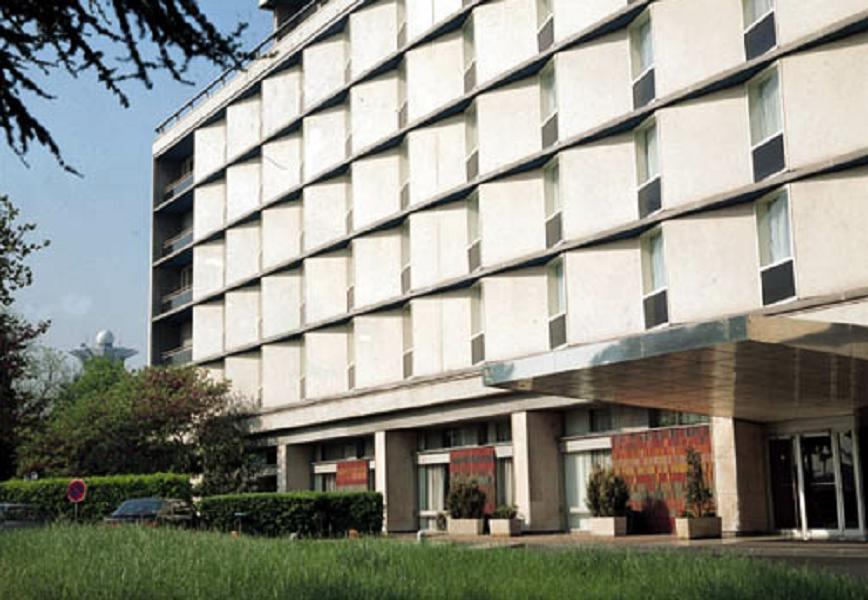
//> input picture data copy/building.jpg, 868 x 600 px
$ ./houghline   (built with g++ and OpenCV 4)
//> lines starting //> are read from the running program, lines starting //| are printed output that depends on the picture; after the words box and inside, x2 and y2 are one past the last pixel; in counts of white or black regions, pixels touching at a corner belong together
#include "opencv2/opencv.hpp"
#include <iostream>

using namespace cv;
using namespace std;

String folder = "/home/yeon/ros2/kdta_ros2_yoen/data/";

int main()
{
    Mat img = imread(folder + "building.jpg", IMREAD_GRAYSCALE);
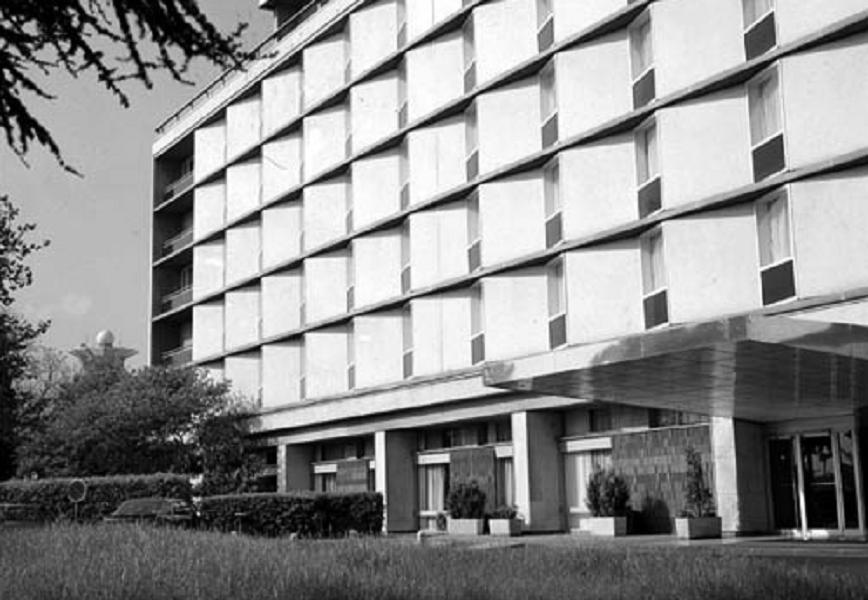
//> img: 600 rows x 868 cols, CV_8UC1; min 0, max 255, mean 142.3
    Mat dst1, dst2;

    Mat edge;
    Canny(img, edge, 50, 150);
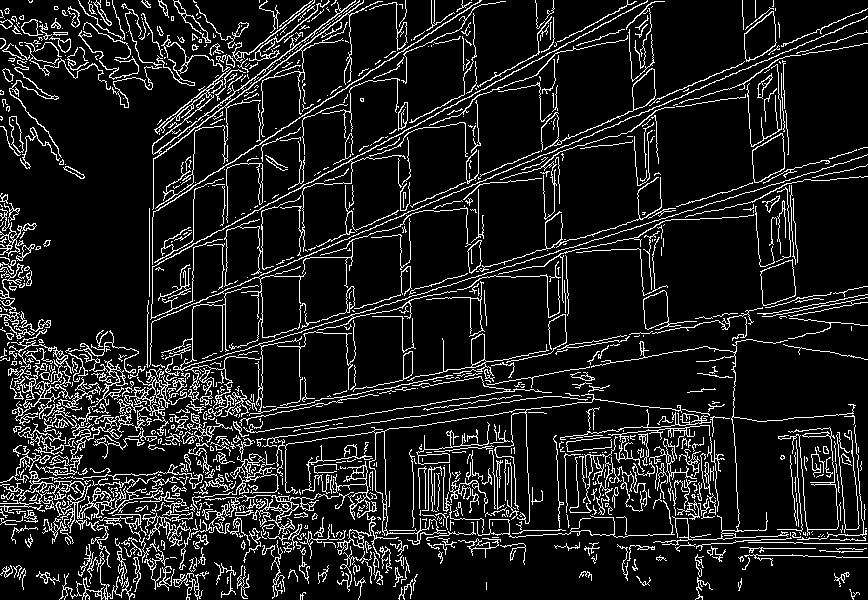
//> edge: 600 rows x 868 cols, CV_8UC1; 11.6% white in thin lines or dots

    vector<Vec2f> lines;
    HoughLines(edge, lines, 1, CV_PI / 180, 255);
//> lines = 12 lines (rho, theta): [355, 1.17], [454, 1.38], [403, 1.27], [305, 1.08], [524, 1.59], [261, 0.99], [460, 1.36], [262, 0], [349, 1.17], [358, 1.15], [486, 1.48], [448, 1.38]

    Point pt1, pt2;
    for (size_t i = 0; i < lines.size(); i++)
    {
        float rho = lines[i][0], theta = lines[i][1];
        float x0 = rho * cos(theta), y0 = rho * sin(theta);
        float x1000 = 1000 * (-sin(theta));
        float y1000 = 1000 * cos(theta);
        pt1.x = cvRound(x0 - x1000);
        pt1.y = cvRound(y0 - y1000);
        pt2.x = cvRound(x0 + x1000);
        pt2.y = cvRound(y0 + y1000);
        line(img, pt1, pt2, Scalar(255), 2);
    }
//> this loop made 12 passes
//> (rho, theta, x0, y0, x1000, y1000) on passes 1 to 12: (355, 1.17, 138.7, 326.8, -920.5, 390.7), (454, 1.38, 86.63, 445.7, -981.6, 190.8), (403, 1.27, 117.8, 385.4, -956.3, 292.4), (305, 1.08, 143.2, 269.3, -882.9, 469.5), (524, 1.59, -9.15, 523.9, -999.8, -17.45), (261, 0.995, 142.2, 218.9, -838.7, 544.6), (460, 1.36, 95.64, 449.9, -978.1, 207.9), (262, 0, 262, 0, 0, 1000), (349, 1.17, 136.4, 321.3, -920.5, 390.7), (358, 1.15, 145.6, 327, -913.5, 406.7), (486, 1.48, 42.36, 484.2, -996.2, 87.16), (448, 1.38, 85.48, 439.8, -981.6, 190.8)
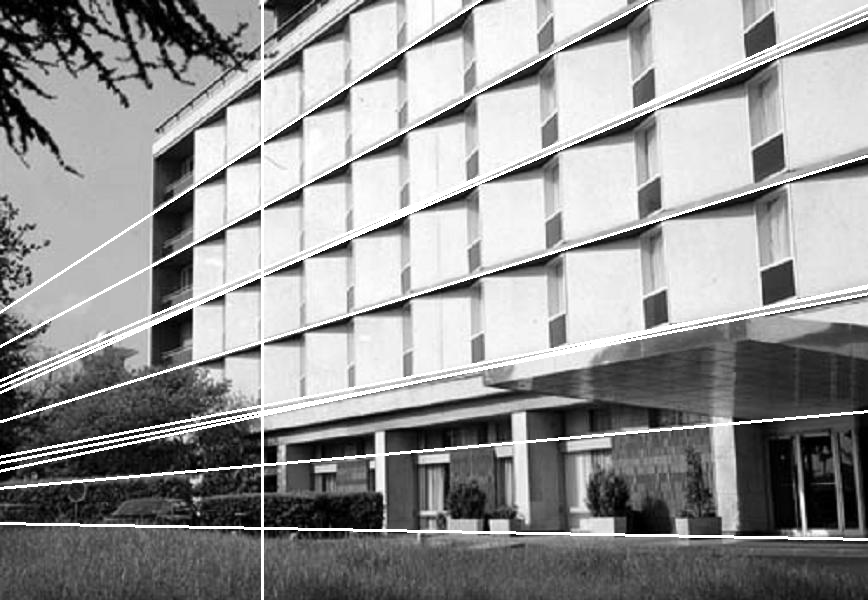
//> img: 600 rows x 868 cols, CV_8UC1; 5.31% of pixels changed, all inside (x1, y1, x2, y2) = (0, 0, 868, 600)

    imshow("img", img);
    imshow("dst1", edge);
    waitKey(0);

    return 0;
}

$ run again, with data copy/butterfly.jpg copied over data copy/building.jpg
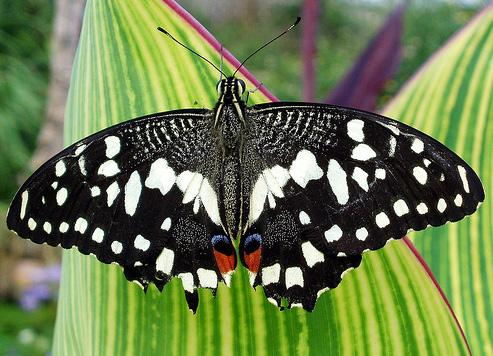
//> input picture data copy/butterfly.jpg, 493 x 356 px
//> `Mat img = imread(folder + "building.jpg", IMREAD_GRAYSCALE);`:
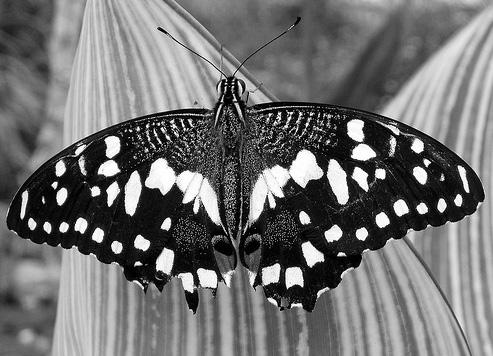
//> img: 356 rows x 493 cols, CV_8UC1; min 0, max 255, mean 113.3
//> `Canny(img, edge, 50, 150);`:
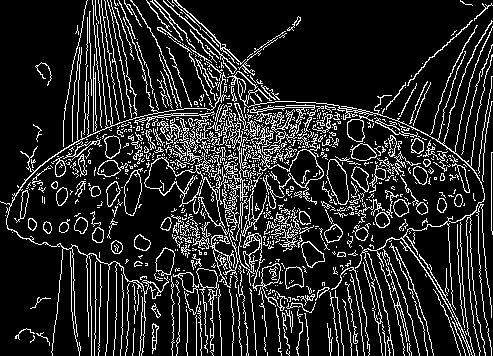
//> edge: 356 rows x 493 cols, CV_8UC1; 15.1% white in thin lines or dots
//> lines = empty

$ run again, with data copy/img1.jpg copied over data copy/building.jpg
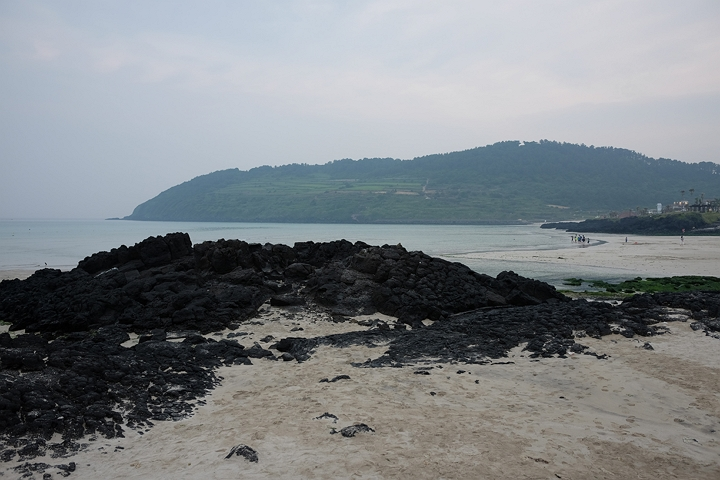
//> input picture data copy/img1.jpg, 720 x 480 px
//> `Mat img = imread(folder + "building.jpg", IMREAD_GRAYSCALE);`:
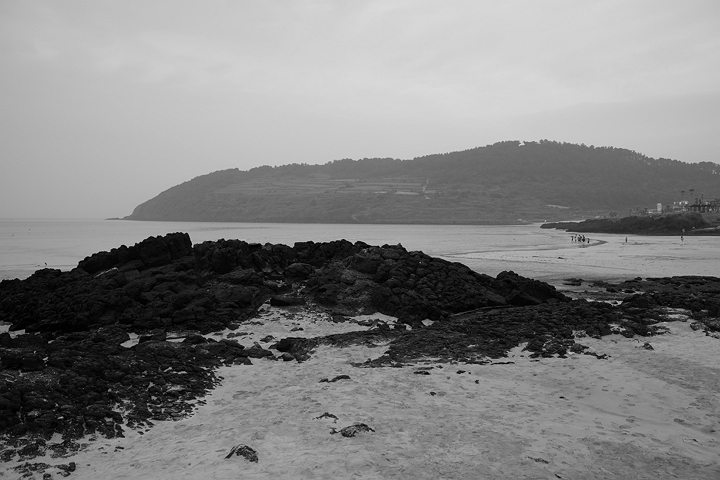
//> img: 480 rows x 720 cols, CV_8UC1; min 0, max 219, mean 129.5
//> `Canny(img, edge, 50, 150);`:
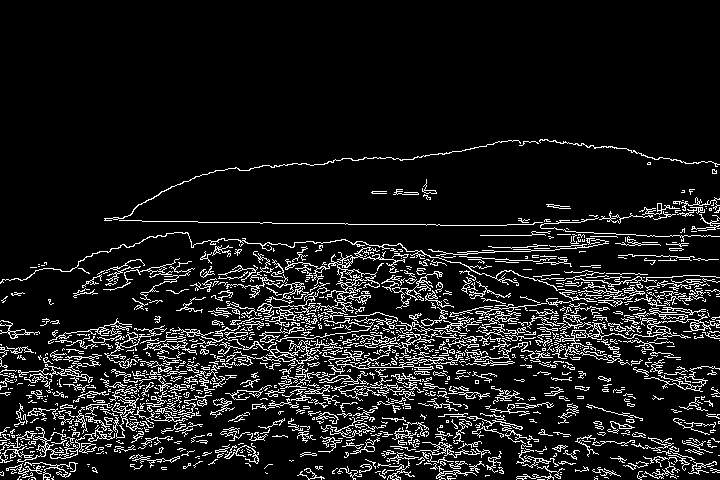
//> edge: 480 rows x 720 cols, CV_8UC1; 10.4% white in thin lines or dots, all inside (x1, y1, x2, y2) = (0, 139, 720, 480)
//> lines = empty

$ run again, with data copy/img2.jpg copied over data copy/building.jpg
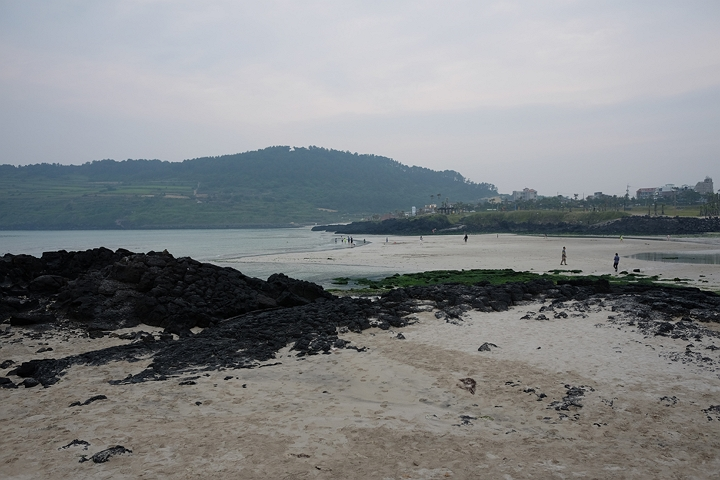
//> input picture data copy/img2.jpg, 720 x 480 px
//> `Canny(img, edge, 50, 150);`:
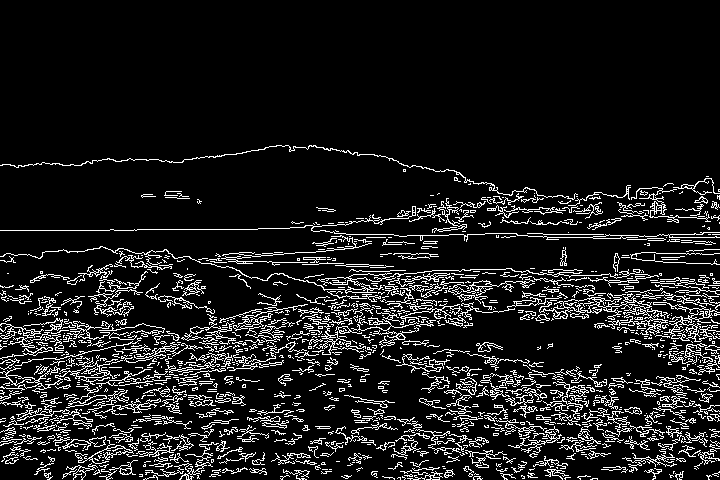
//> edge: 480 rows x 720 cols, CV_8UC1; 10.8% white in thin lines or dots, all inside (x1, y1, x2, y2) = (0, 145, 720, 480)
//> lines = 3 lines (rho, theta): [345, 1.5], [338, 1.52], [247, 1.62]
//> the loop `for (size_t i = 0; i < lines.size(); i++)` made 3 passes
//> (rho, theta, x0, y0, x1000, y1000) on passes 1 to 3: (345, 1.5, 24.07, 344.2, -997.6, 69.76), (338, 1.52, 17.69, 337.5, -998.6, 52.34), (247, 1.62, -12.93, 246.7, -998.6, -52.34)
//> after the loop `for (size_t i = 0; i < lines.size(); i++)`:
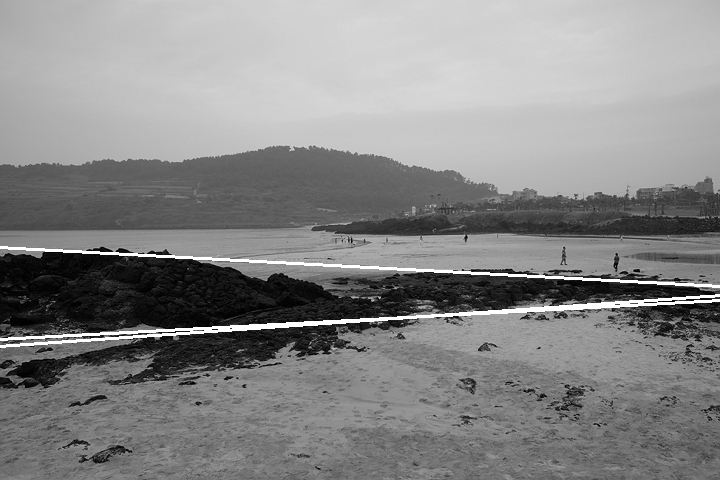
//> img: 480 rows x 720 cols, CV_8UC1; min 0, max 255, mean 134.8
